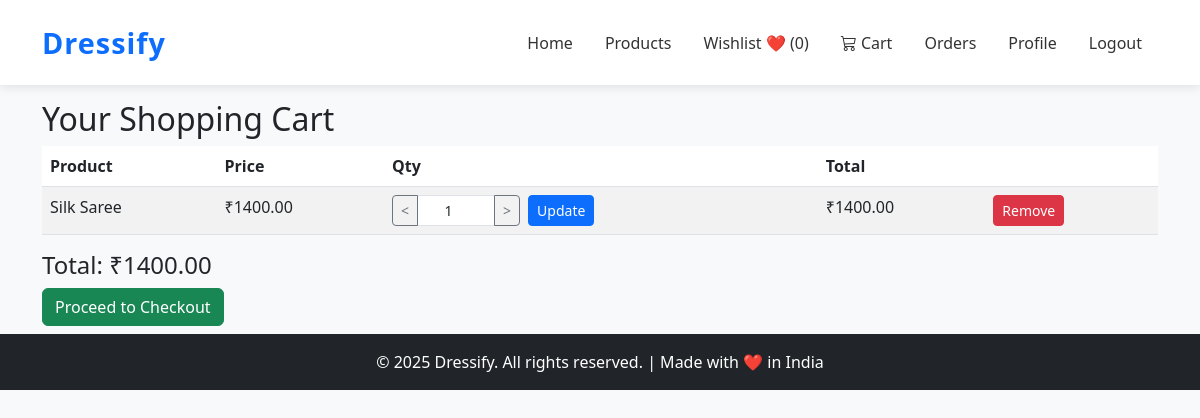
Page /cart/ (signed in) on the committed database.
### cart/models.py (models this page shows, shortened)
class CartItem(models.Model):
    cart = models.ForeignKey(Cart, on_delete=models.CASCADE, related_name="items")
    product = models.ForeignKey(Product, on_delete=models.CASCADE)
    quantity = models.PositiveIntegerField(default=1)
    class Meta:
        unique_together = ('cart', 'product')
    def get_total(self):
        price = self.product.discount_price or self.product.price
        return round(price * self.quantity, 2)

### products/models.py (models this page shows, shortened)
class Product(models.Model):
    category = models.ForeignKey(Category, on_delete=models.CASCADE, related_name='products')
    name = models.CharField(max_length=200)
    slug = models.SlugField(max_length=220, unique=True, blank=True)
    sku = models.CharField(max_length=50, unique=True, help_text="Stock Keeping Unit (Unique Product ID)")
    description = models.TextField()
    price = models.DecimalField(max_digits=10, decimal_places=2)
    discount_price = models.DecimalField(max_digits=10, decimal_places=2, blank=True, null=True)
    stock = models.PositiveIntegerField(default=0)
    available = models.BooleanField(default=True)
    brand = models.CharField(max_length=100, blank=True, null=True)
    image = models.ImageField(upload_to='product_images/', blank=True, null=True)
    tags = models.CharField(max_length=255, blank=True, help_text="Comma-separated tags for search")
    rating = models.DecimalField(max_digits=3, decimal_places=2, default=0.0)
    created_at = models.DateTimeField(auto_now_add=True)
    updated_at = models.DateTimeField(auto_now=True)
    class Meta:
        ordering = ['-created_at']
        indexes = [
            models.Index(fields=['id', 'slug']),
            models.Index(fields=['name']),
        ]

### cart/views.py (the view)
# urls.py: path('', views.CartView.as_view(), name='cart_view'),
class CartView(View):
    def get(self, request):
        cart = get_cart(request)
        items = cart.items.select_related('product')
        total = cart.get_total_price()
        return render(request, "cart/cart.html", {"cart": cart, "items": items, "total": total})

### cart/models.py (called while the page is built)
    def get_total_price(self):
        total = sum(item.get_total() for item in self.items.all())
        return round(total, 2)

### cart/views.py (called while the page is built)
def get_cart(request):
    if request.user.is_authenticated:
        cart, created = Cart.objects.get_or_create(user=request.user)
    else:
        if not request.session.session_key:
            request.session.create()
        request.session.save()  # ✅ force save so session_key is persistent
        cart, created = Cart.objects.get_or_create(session_key=request.session.session_key)
    return cart

### cart/templates/cart/cart.html (shortened to what this page needs)
{% extends "base.html" %}
{% block content %}
<div class="container my-4">
  <h2>Your Shopping Cart</h2>
  {% if items %}
  <table class="table table-striped">
    <thead>
      <tr>
        <th>Product</th>
        <th>Price</th>
        <th>Qty</th>
        <th>Total</th>
        <th></th>
      </tr>
    </thead>
    <tbody>
      {% for item in items %}
      <tr>
        <td>{{ item.product.name }}</td>
        <td>₹{{ item.product.discount_price|default:item.product.price }}</td>
        <td>
          <form action="{% url 'cart:update_cart_item' item.id %}" method="post" class="d-flex align-items-center gap-2">
            <div class="input-group input-group-sm" style="width: 8rem;">
              <button type="button" class="btn btn-outline-secondary btn-qty" data-action="decrease" aria-label="Decrease quantity">&lt;</button>
              <input type="number" name="quantity" value="{{ item.quantity }}" min="1" class="form-control text-center quantity-input">
              <button type="button" class="btn btn-outline-secondary btn-qty" data-action="increase" aria-label="Increase quantity">&gt;</button>
            </div>
            <button type="submit" class="btn btn-sm btn-primary">Update</button>
          </form>
        </td>
        <td>₹{{ item.get_total }}</td>
        <td>
          <form action="{% url 'cart:remove_cart_item' item.id %}" method="post">
            <button type="submit" class="btn btn-sm btn-danger">Remove</button>
          </form>
        </td>
      </tr>
      {% endfor %}
    </tbody>
  </table>
  <h4>Total: ₹{{ total }}</h4>
  <a href="{% url 'orders:create' %}" class="btn btn-success">Proceed to Checkout</a>
  {% else %}
  <p>Your cart is empty.</p>
  {% endif %}
</div>
{% endblock %}

### Accounts/templates/base.html (shortened to what this page needs)
{% load static %}
<!DOCTYPE html>
<html lang="en">
<head>
    <link href="https://cdn.jsdelivr.net/npm/bootstrap@5.3.0/dist/css/bootstrap.min.css" rel="stylesheet">
    <link rel="stylesheet" href="https://cdn.jsdelivr.net/npm/bootstrap-icons@1.11.1/font/bootstrap-icons.css">
</head>
<body>
    <nav class="navbar navbar-expand-lg navbar-light">
        <div class="container">
            <a class="navbar-brand" href="{% url 'home' %}">Dressify</a>
            <div class="collapse navbar-collapse" id="navbarNav">
                <ul class="navbar-nav ms-auto align-items-center">
                    <li class="nav-item"><a class="nav-link" href="{% url 'home' %}">Home</a></li>
                    <li class="nav-item"><a class="nav-link" href="{% url 'products:product_list' %}">Products</a></li>
                    <li class="nav-item">
                        <a href="{% url 'wishlist:wishlist' %}" class="nav-link">
                            Wishlist ❤️ ({{ request.user.wishlist_items.count }})
                        </a>
                    </li>
                    <li class="nav-item position-relative">
                        <a class="nav-link" href="{% url 'cart:cart_view' %}">
                            <i class="bi bi-cart3"></i>
                            Cart
                        </a>
                    </li>
                    {% if user.is_authenticated %}
                    <li class="nav-item"><a class="nav-link" href="{% url 'orders:list' %}">Orders</a></li>
                    <li class="nav-item"><a class="nav-link" href="{% url 'profile' %}">Profile</a></li>
                    <li class="nav-item"><a class="nav-link" href="{% url 'logout' %}">Logout</a></li>
                    {% else %}
                    <li class="nav-item"><a class="nav-link" href="{% url 'login' %}">Login</a></li>
                    <li class="nav-item"><a class="nav-link" href="{% url 'register' %}">Register</a></li>
                    {% endif %}
                </ul>
            </div>
        </div>
    </nav>
    {% block content %}{% endblock %}
    <footer>
        <div class="copyright text-center">
            © 2025 Dressify. All rights reserved. | Made with ❤️ in India
        </div>
    </footer>
</body>
</html>

### Accounts/templates/base.html (style rules this page uses)
body { background-color: #f8f9fa; padding-top: 76px; }
.navbar { background-color: #ffffff !important; box-shadow: 0 2px 10px rgba(0, 0, 0, 0.1); padding: 1rem 0; position: fixed; top: 0; left: 0; right: 0; width: 100%; z-index: 1000; }
.navbar-brand { font-weight: bold; color: #0d6efd !important; font-size: 1.8rem; letter-spacing: 1px; transition: color 0.3s ease; }
.navbar-nav .nav-link { color: #333 !important; font-weight: 500; margin: 0 0.5rem; transition: color 0.3s ease; position: relative; }
.navbar-nav .nav-link::after { content: ''; position: absolute; width: 0; height: 2px; bottom: 0; left: 50%; background-color: #0d6efd; transition: all 0.3s ease; transform: translateX(-50%); }
footer { background: #212529; color: white; text-align: center; padding: 1rem 0; margin-top: -1rem; }

### rows in the picture
CartItem: product.name "Silk Saree", product.discount_price "1400.00", quantity "1", get_total "1400.00"

### other values in the picture
{{ request.user.wishlist_items.count }} "0"
{{ total }} "1400.00"
